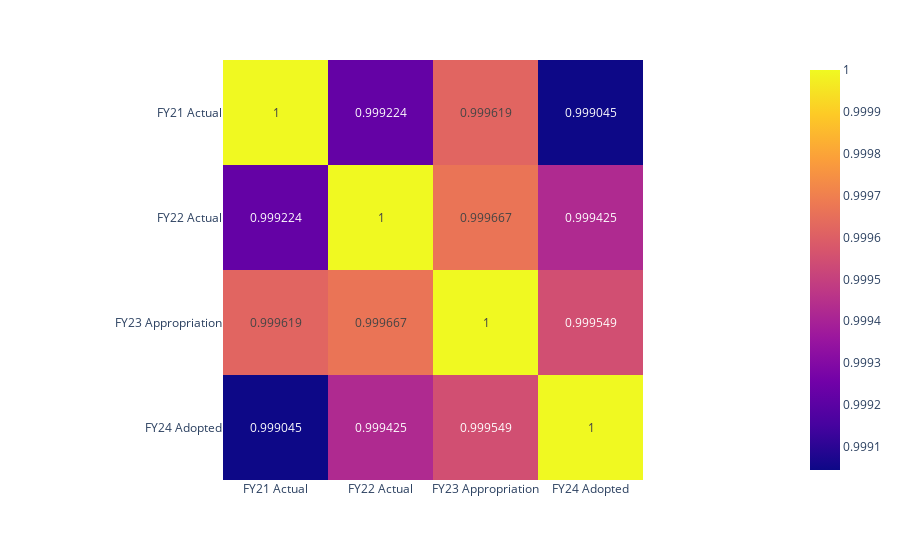

Notebook code for this chart:
### Code cell
# The heatmap of correlation between FY21Actual、FY22 Actual、·FY23Appropriation and FY24 Adopted
# Cabinet = all
px.imshow(corr, text_auto=True)

### Figure 1 — Plotly figure (JSON) as saved in the notebook; plotly's stock layout.template omitted (floating-point values rounded to 4 significant figures)
{"data": [{"coloraxis": "coloraxis", "hovertemplate": "x: %{x}<br>y: %{y}<br>color: %{z}<extra></extra>", "name": "0", "texttemplate": "%{z}", "type": "heatmap", "x": ["FY21 Actual", "FY22 Actual", "FY23 Appropriation", "FY24 Adopted"], "xaxis": "x", "y": ["FY21 Actual", "FY22 Actual", "FY23 Appropriation", "FY24 Adopted"], "yaxis": "y", "z": [[1, 0.9992, 0.9996, 0.999], [0.9992, 1, 0.9997, 0.9994], [0.9996, 0.9997, 1, 0.9995], [0.999, 0.9994, 0.9995, 1]]}], "layout": {"coloraxis": {"colorscale": [[0, "#0d0887"], [0.1111, "#46039f"], [0.2222, "#7201a8"], [0.3333, "#9c179e"], [0.4444, "#bd3786"], [0.5556, "#d8576b"], [0.6667, "#ed7953"], [0.7778, "#fb9f3a"], [0.8889, "#fdca26"], [1, "#f0f921"]]}, "margin": {"t": 60}, "xaxis": {"anchor": "y", "constrain": "domain", "domain": [0, 1], "scaleanchor": "y"}, "yaxis": {"anchor": "x", "autorange": "reversed", "constrain": "domain", "domain": [0, 1]}}}
